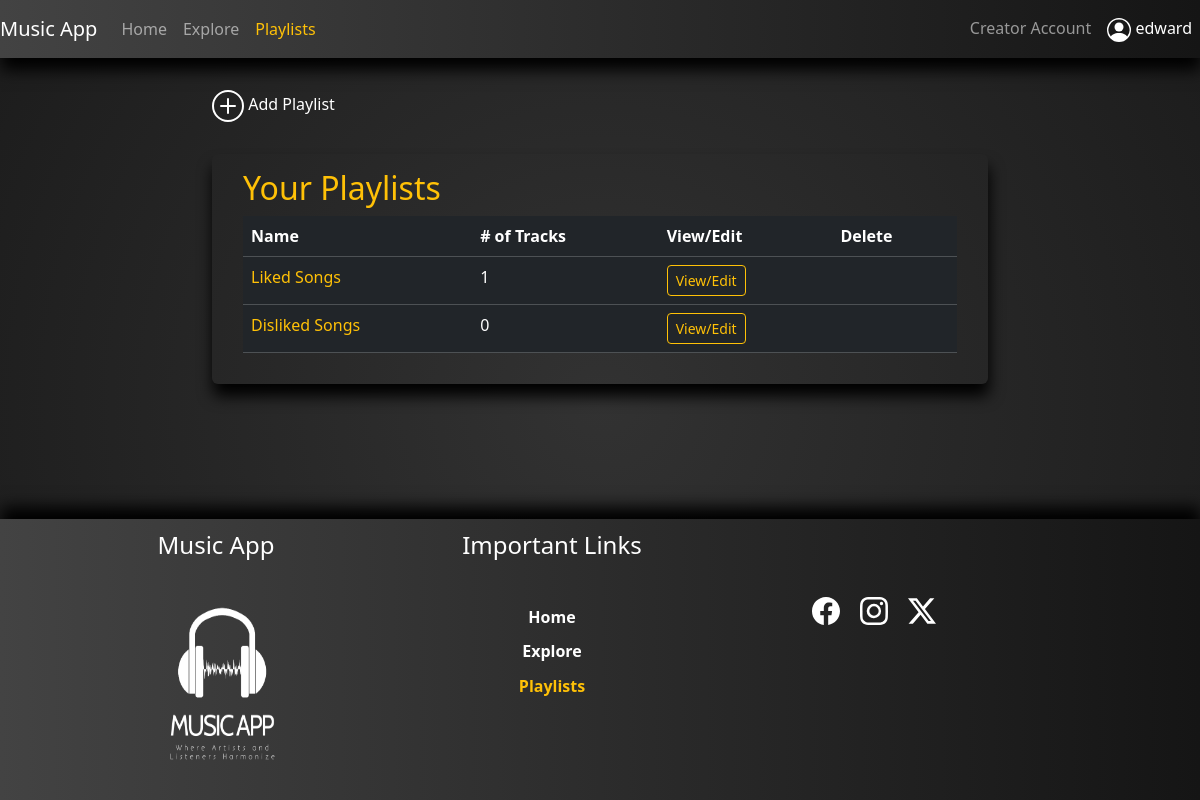
The page /playlists (signed in) on the database its author committed.
### app/models.py (models this page shows, shortened)
class Users(UserMixin, db.Model):
    id = db.Column(db.Integer(), autoincrement=True, primary_key=True)
    u_userType = db.Column(db.String(50), nullable=False)
    u_status = db.Column(db.String(50), nullable=False)
    u_flag = db.Column(db.Integer(), nullable=False)
    u_fName = db.Column(db.String(100), nullable=False)
    u_lName = db.Column(db.String(100))
    u_gender = db.Column(db.String(50), nullable=False)
    u_username = db.Column(db.String(100), nullable=False, unique=True)
    u_email = db.Column(db.String(200), nullable=False)
    u_password = db.Column(db.String(1000), nullable=False)
    albums = db.relationship('Albums', backref='users')
    songs = db.relationship('Songs', backref='users')
    playlists = db.relationship('Playlists', backref='users')

class Playlists(UserMixin, db.Model):
    id = db.Column(db.Integer(), autoincrement=True, primary_key=True)
    p_name = db.Column(db.String(100), nullable=False)
    p_noOfTracks = db.Column(db.Integer(), nullable=False)
    songIds_list = db.Column(db.String(250))
    user_id = db.Column(db.Integer(), db.ForeignKey('users.id'),nullable=False)

### app/views.py (the view, shortened to what this page needs)
@app.route('/playlists', methods=['GET','POST'])
@login_required
def playlists():
    form = PlaylistForm()
    if request.method == 'GET':
        allPlaylists = Playlists.query.filter_by(user_id=current_user.id).all()
        return render_template('/user/playlists.html',uP="active text-warning", form=form, p_list=allPlaylists)

### app/views.py (called while the page is built)
@login_manager.user_loader
def load_user(user_id):
    return Users.query.get(user_id)

### app/templates/user/playlists.html (shortened to what this page needs)
{% extends 'layouts/base.html' %}
{% block content %}
<div class="container-fluid">
    <div class="row">
        <div class="col-md-8 offset-md-2 col-lg-8 offset-lg-2 col-sm-10 offset-sm-1">
            <div class="myCreatePlaylistCont rounded mt-4 mb-4">
                <nav>
                    <ul class="navbar-nav">
                        <li class="nav-item">
                            <button class="nav-link" type="button" data-bs-toggle="collapse" data-bs-target="#addPlaylist"
                                aria-expanded="false" aria-controls="collapseExample">
                                Add Playlist
                            </button>
                        </li>
                    </ul>
                </nav>
            </div>
            <div class="myExploreCont rounded mt-4 mb-4">
                <h2 class="text-captialized text-warning">Your Playlists</h2>
                <table class="table table-dark table-hover rounded table-responsive{-sm|-md|-lg}">
                    <thead>
                        <tr>
                            <th scope="col">Name</th>
                            <th scope="col"># of Tracks</th>
                            <th scope="col">View/Edit</th>
                            <th scope="col">Delete</th>
                        </tr>
                    </thead>
                    <tbody>
                        {% for p in p_list %}
                        <tr>
                            <td class="text-warning">{{p['p_name']}}</td>
                            <td>{{p['p_noOfTracks']}}</td>
                            <td>
                                <a href="{{url_for('viewEditPlaylist', vEId=p['id'])}}" style="text-decoration: none;">
                                    <button class="btn btn-outline-warning btn-sm">View/Edit</button>
                                </a>
                            </td>
                            <td>
                            </td>
                        </tr>
                        {% endfor %}
                    </tbody>
                </table>
            </div>
        </div>
    </div>
</div>
{% endblock %}

### app/templates/includes/nav.html (shortened to what this page needs)
<nav class="navbar navbar-expand-lg navbar-expand-md myNavbar bg-light navbar-dark sticky-top">
    {% if current_user.is_authenticated %}
        {% if current_user.u_userType == 'Admin' %}
        <a class="navbar-brand" href="{{url_for('adminHome')}}">Music App</a>
        {% else %}
        <a href="{{url_for('userHome')}}" class="navbar-brand">Music App</a>
        {% endif %}
    {% endif %}
        <div class="collapse navbar-collapse" id="navbarNav">
            <ul class="navbar-nav">
                <li class="nav-item">
                    {% if current_user.is_authenticated %}
                        {% if current_user.u_userType == 'Admin' %}
                            <a class="nav-link {{aH}}" aria-current="page" href="{{url_for('adminHome')}}">Home</a>
                        {% else %}
                        <a class="nav-link {{uH}}" aria-current="page" href="{{url_for('userHome')}}">Home</a>
                        {% endif %}
                    {% endif %}
                </li>
                <li class="nav-item">
                    {% if current_user.is_authenticated %}
                        {% if current_user.u_userType == 'Admin' %}
                            <a class="nav-link {{aAN}}" href="{{url_for('analytics')}}">Analytics</a>
                        {% else %}
                            <a href="{{url_for('exploreMusic')}}" class="nav-link {{uE}}">Explore</a>
                        {% endif %}
                    {% endif %}
                </li>
                <li class="nav-item">
                    {% if current_user.is_authenticated %}
                        {% if current_user.u_userType == 'Admin' %}
                            <a class="nav-link {{aT}}" href="{{url_for('allTracks')}}">Tracks</a>
                        {% else %}
                            <a href="{{url_for('playlists')}}" class="nav-link {{uP}}">Playlists</a>
                        {% endif %}
                    {% endif %}
                </li>
            </ul>
            <ul class="navbar-nav ms-auto">
                <li class="nav-item">
                    {% if current_user.is_authenticated  and current_user.u_userType != 'Admin' %}
                    <a href="{{url_for('creatorHome')}}" class="nav-link {{cH}}">Creator Account</a>
                    {% endif %}
                </li>
                <li class="nav-item dropdown show">
                    {% if current_user.is_authenticated %}
                    <a href="#" class="nav-link active" id="dropdownMenu" data-toggle="dropdown" aria-haspopup="true" aria-expanded="false">
                        {{current_user.u_fName}}
                    </a>
                    {% endif %}
                </li>
            </ul>
        </div>
</nav>

### app/static/css/musicStreamingStyle.css (style rules this page uses)
body { min-height: 100vh; display: flex; flex-direction: column; background: radial-gradient(circle at 50.1% 50.1%, rgb(50, 50, 50) 0%, rgb(28, 28, 28) 99.4%); color: #fff; }
.myNavbar { background-color:#434343; background-image: linear-gradient(to right, #434343 0%, #151515 100%); box-shadow: 1px 12px 15px #000; }
.myNavbar>div>ul>li { color: #fff; }
.myExploreCont { background-color: transparent; box-shadow: 1px 12px 15px #000; padding: 2% 4%; max-height: 70vh; overflow-y: scroll; }
.myExploreCont>table>tbody>tr>td>a { text-decoration: none; }

### rows shown on the page
Users: u_fName "edward"
Playlists: p_name "Liked Songs", p_noOfTracks "1"
Playlists: p_name "Disliked Songs", p_noOfTracks "0"
